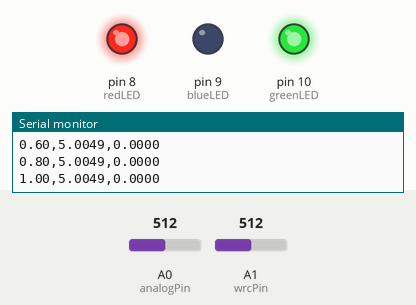
Simulated run of this sketch. Board: Arduino Uno, built with avr-gcc and run on an emulated ATmega328P. On the bench: output pins drawn as LEDs (lit = HIGH), the last lines printed to the serial monitor. Inputs (shaded band) come from the test bench; at power-on: A0 (analogPin) = 512, A1 (wrcPin) = 512. No radio packets arrive unless stated.

Above: at 1.2 s.
1.3 s: A0 (analogPin) set to 496
2.8 s: A0 (analogPin) set to 476
At 3.2 s:
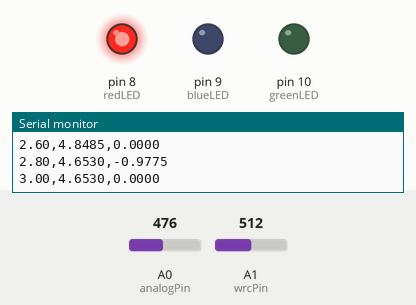
4.3 s: A0 (analogPin) set to 511
At 4.5 s:
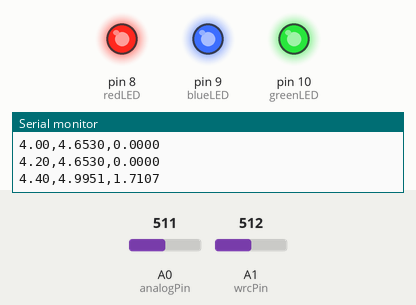
6.1 s: A0 (analogPin) set to 306
At 7.0 s:
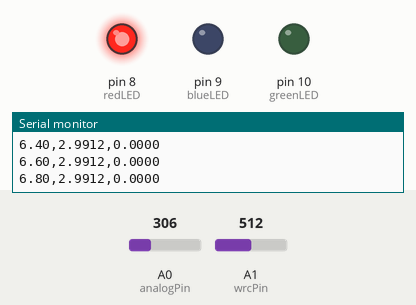
Timing chart, 0 to 8.7 s (numbered marks = the images above; inputs shaded):
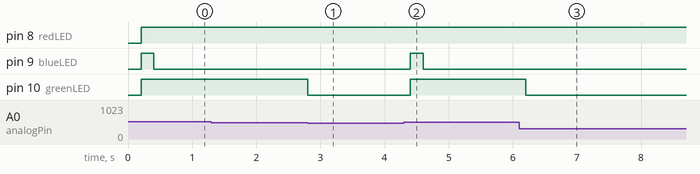

The sketch:

NRFDualChannel.ino
```cpp
#include <TM1637.h>      // (only needed if you still want local display)
#include <RH_ASK.h>
#include <SPI.h>

// ---------- RF ----------
RH_ASK driver(2000, 2, 3);
// RX pin unused, TX pin = 3

// ---------- Supercap ----------
const int analogPin = A0;
float Time_s = 0;
float previous_vcap = 0.0;

// ---------- Coil voltage ----------
const int wrcPin = A1;

// ---------- LEDs ----------
const int greenLED = 10;
const int blueLED  = 9;
const int redLED   = 8;

// ---------- Timing ----------
unsigned long lastSampleTime = 0;
const unsigned long sampleInterval = 200; // ms

// ---------- RF state ----------
int lastSentValue = -1;

void setup() {
  Serial.begin(9600);
  driver.init();

  Serial.println("Time_s,Voltage_V,Rate_V_/_s");

  pinMode(greenLED, OUTPUT);
  pinMode(blueLED, OUTPUT);
  pinMode(redLED, OUTPUT);
}

void loop() {
  unsigned long now = millis();

  // Run every 200 ms without blocking
  if (now - lastSampleTime >= sampleInterval) {
    lastSampleTime = now;
    Time_s += 0.2;

    // -------- Supercap reading --------
    int raw = analogRead(analogPin);
    float v_adc = (raw * 5.0) / 1023.0;
    float v_cap = v_adc * 2.0;

    float rate = (v_cap - previous_vcap) / 0.2;
    previous_vcap = v_cap;

    // CSV output
    Serial.print(Time_s);
    Serial.print(",");
    Serial.print(v_cap, 4);
    Serial.print(",");
    Serial.println(rate, 4);

    // -------- LEDs --------
    digitalWrite(blueLED, rate > 0);
    digitalWrite(redLED,  v_cap > 2.0);
    digitalWrite(greenLED, v_cap > 4.75);

    // -------- Coil voltage --------
    float v_coil = analogRead(wrcPin);
    float v_calc = (v_coil * 5.0) / 1023.0;
    int v_disp = v_calc * 1000;   // 0–5000

    // -------- RF send --------
    if (v_disp != lastSentValue) {
      sendValue(v_disp);
      lastSentValue = v_disp;
    }
  }
}

// ---------------- RF function ----------------
void sendValue(int v) {
  byte checksum = (v / 1000 + v / 100 + v / 10 + v) & 0xFF;

  char msg[10];
  sprintf(msg, "%04d,%02X", v, checksum);

  // send 3 times for reliability (still non-blocking-ish)
  for (int i = 0; i < 3; i++) {
    driver.send((uint8_t *)msg, strlen(msg));
    driver.waitPacketSent();
  }
}
```

Measured:
- the behaviour switches between 486 and 485 on A0 (analogPin) (found by bisection; images 0 and 1)
- after the input at 2.8 s, pin 10 (greenLED): HIGH → LOW at once
- after the input at 4.3 s, pin 9 (blueLED): LOW → HIGH after 0.10 s, → LOW 0.20 s later; pin 10 (greenLED): LOW → HIGH after 0.10 s
- after the input at 6.1 s, pin 10 (greenLED): HIGH → LOW after 0.10 s
